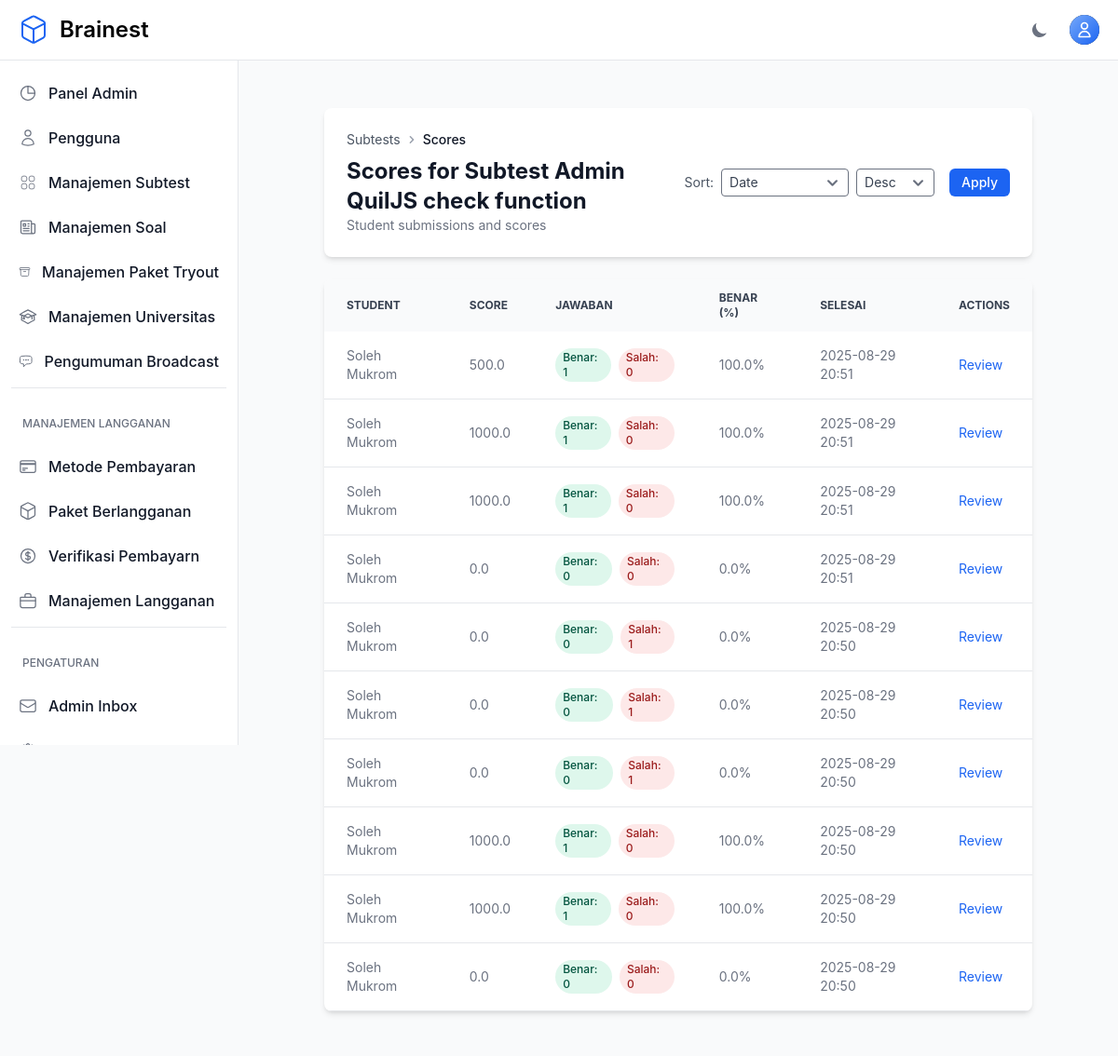
Page /teacher/categories/43/scores/ (signed in) on the committed database.
### otosapp/models.py (models this page shows, shortened)
class Category(models.Model):
    SCORING_METHODS = [
        ('default', 'Default'),
        ('custom', 'Custom'),
        ('utbk', 'UTBK'),
    ]
    category_name = models.CharField(max_length=200)
    time_limit = models.IntegerField(default=60, help_text="Time limit in minutes (default: 60 minutes)")
    scoring_method = models.CharField(max_length=10, choices=SCORING_METHODS, default='default')
    passing_score = models.FloatField(default=75.0, help_text="Minimum score required to pass (0-100)")
    release_date = models.DateTimeField(default=timezone.now, help_text="Tanggal rilis subtest ini")
    created_by = models.ForeignKey(
        User,
        on_delete=models.SET_NULL,
        null=True,
        blank=True,
        related_name='categories_created',
        help_text='Teacher who created this category'
    )
    teachers = models.ManyToManyField(
        User,
        related_name='teaching_categories',
        blank=True,
        help_text='Additional teachers assigned to this category'
    )

class Test(models.Model):
    student = models.ForeignKey(
        User, on_delete=models.CASCADE,
        limit_choices_to={'userprofile__role__role_name': 'Student'},
        related_name="tests"
    )
    score = models.FloatField(default=0, verbose_name="Score")
    date_taken = models.DateTimeField(auto_now_add=True, verbose_name="Date Taken")
    start_time = models.DateTimeField(null=True, blank=True, verbose_name="Test Start Time")
    end_time = models.DateTimeField(null=True, blank=True, verbose_name="Test End Time")
    time_limit = models.IntegerField(default=60, verbose_name="Time Limit (minutes)")
    is_submitted = models.BooleanField(default=False, verbose_name="Is Submitted")
    categories = models.ManyToManyField(Category, related_name="tests", blank=True)
    tryout_package = models.ForeignKey(
        TryoutPackage,
        on_delete=models.CASCADE,
        null=True,
        blank=True,
        help_text="Paket tryout yang digunakan (jika ada)"
    )
    current_question = models.IntegerField(default=1, verbose_name="Current Question Index")

class User(AbstractUser):
    email = models.EmailField(unique=True)
    phone_number = models.CharField(max_length=20, null=True, blank=True, verbose_name='Phone Number')
    USERNAME_FIELD = 'email'
    REQUIRED_FIELDS = ['username']
    role = models.ForeignKey('Role', on_delete=models.SET_NULL, null=True)
    profile_picture = models.ImageField(upload_to='profile_pictures/', null=True, blank=True, storage=get_storage, max_length=500)
    email_verified_at = models.DateTimeField(null=True, blank=True)
    groups = models.ManyToManyField(
        Group,
        related_name="custom_user_set",  # Add a custom related name here
        blank=True,
        help_text="The groups this user belongs to.",
        verbose_name="groups"
    )
    user_permissions = models.ManyToManyField(
        Permission,
        related_name="custom_user_permissions",  # Add a custom related name here
        blank=True,
        help_text="Specific permissions for this user.",
        verbose_name="user permissions"
    )
    def is_admin(self):
        return self.role and self.role.role_name == 'Admin'

### otosapp/views.py (the view, shortened to what this page needs)
# urls.py: path('teacher/categories/<int:category_id>/scores/', views.teacher_view_student_scores, name='teacher_view_student_scores'),
@login_required
@admin_or_teacher_required
def teacher_view_student_scores(request, category_id):
    category = get_object_or_404(Category, id=category_id)
    if not (request.user.is_admin() or category.created_by == request.user or category.teachers.filter(pk=request.user.pk).exists()):
        raise PermissionDenied
    tests_qs = Test.objects.filter(
        categories=category,
        is_submitted=True
    ).select_related('student').distinct()
    tests_qs = tests_qs.annotate(
        correct_count_ann=Count(
            'answers',
            filter=Q(answers__question__category=category) & (
                Q(answers__selected_choice__is_correct=True) |
                Q(answers__question__question_type='essay', answers__text_answer__isnull=False)
            ),
            distinct=True
        ),
        wrong_count_ann=Count(
            'answers',
            filter=Q(answers__question__category=category) & (
                Q(answers__selected_choice__is_correct=False) |
                Q(answers__question__question_type='essay', answers__text_answer__isnull=True)
            ),
            distinct=True
        ),
    )
    sort = request.GET.get('sort', 'date')
    order = request.GET.get('order', 'desc')
    if sort == 'score':
        sort_field = 'score'
    elif sort == 'correct':
        sort_field = 'correct_count_ann'
    else:
        sort_field = 'date_taken'
    if order == 'asc':
        tests_qs = tests_qs.order_by(sort_field)
    else:
        tests_qs = tests_qs.order_by('-' + sort_field)
    paginator = Paginator(tests_qs, 15)
    page = request.GET.get('page')
    try:
        tests_page = paginator.page(page)
    except PageNotAnInteger:
        tests_page = paginator.page(1)
    except EmptyPage:
        tests_page = paginator.page(paginator.num_pages)
    for test in tests_page:
        test.correct_count = getattr(test, 'correct_count_ann', None)
        test.wrong_count = getattr(test, 'wrong_count_ann', None)
        total_answered = (test.correct_count or 0) + (test.wrong_count or 0)
        if total_answered > 0:
            try:
                test.percent_correct = round((test.correct_count / total_answered) * 100, 1)
            except Exception:
                test.percent_correct = 0.0
        else:
            test.percent_correct = 0.0
    return render(request, 'teacher/student_scores.html', {'tests': tests_page, 'category': category})

### otosapp/templates/teacher/student_scores.html (shortened to what this page needs)
{% extends 'base.html' %}
{% block content %}
<section class="bg-gray-50 dark:bg-gray-900 p-3 sm:p-5 antialiased">
  <div class="mx-auto max-w-screen-xl px-4 lg:px-12">
    <div class="bg-white dark:bg-gray-800 relative shadow-md sm:rounded-lg overflow-hidden mb-6">
      <div class="p-6 flex items-center justify-between">
        <div>
          <nav class="text-sm text-gray-500 dark:text-gray-400 mb-2" aria-label="Breadcrumb">
            <ol class="inline-flex items-center space-x-1">
              <li>
                <a href="{% url 'teacher_category_list' %}" class="text-gray-600 hover:text-gray-900 dark:text-gray-300 dark:hover:text-white">Subtests</a>
              </li>
              <li>
                <svg class="w-4 h-4 text-gray-400" fill="currentColor" viewBox="0 0 20 20" aria-hidden="true">
                  <path fill-rule="evenodd" d="M7.293 14.707a1 1 0 010-1.414L10.586 10 7.293 6.707a1 1 0 011.414-1.414l4 4a1 1 0 010 1.414l-4 4a1 1 0 01-1.414 0z" clip-rule="evenodd" />
                </svg>
              </li>
              <li class="font-medium text-gray-900 dark:text-white">Scores</li>
            </ol>
          </nav>
          <h1 class="text-2xl font-bold text-gray-900 dark:text-white">Scores for {{ category.category_name }}</h1>
          <p class="text-sm text-gray-500 dark:text-gray-400">Student submissions and scores</p>
        </div>
        <form method="get" class="flex items-center gap-2">
          <label class="text-sm text-gray-600 dark:text-gray-300">Sort:</label>
          <select name="sort" class="rounded px-2 py-1 text-sm bg-white dark:bg-gray-700 text-gray-700 dark:text-gray-200">
            <option value="date" {% if request.GET.sort == 'date' or not request.GET.sort %}selected{% endif %}>Date</option>
          </select>
          <select name="order" class="rounded px-2 py-1 text-sm bg-white dark:bg-gray-700 text-gray-700 dark:text-gray-200">
            <option value="desc" {% if request.GET.order == 'desc' or not request.GET.order %}selected{% endif %}>Desc</option>
          </select>
          <button type="submit" class="ml-2 inline-flex items-center px-3 py-1.5 border border-transparent text-sm leading-4 font-medium rounded-md text-white bg-blue-600 hover:bg-blue-700">Apply</button>
        </form>
      </div>
    </div>
    <div class="bg-white dark:bg-gray-800 relative shadow-md sm:rounded-lg overflow-hidden">
      <div class="overflow-x-auto">
        <table class="w-full text-sm text-left text-gray-500 dark:text-gray-400">
          <thead class="text-xs text-gray-700 uppercase bg-gray-50 dark:bg-gray-700 dark:text-gray-400">
            <tr>
              <th class="px-6 py-3">Student</th>
              <th class="px-6 py-3">Score</th>
              <th class="px-6 py-3">Jawaban</th>
              <th class="px-6 py-3">Benar (%)</th>
              <th class="px-6 py-3">Selesai</th>
              <th class="px-6 py-3">Actions</th>
            </tr>
          </thead>
          <tbody>
            {% for test in tests %}
            <tr class="border-b dark:border-gray-700 hover:bg-gray-50 dark:hover:bg-gray-700 transition-colors">
              <td class="px-6 py-4">
                {% if test.student.get_full_name %}
                  {{ test.student.get_full_name }}
                {% elif test.student.email %}
                  {{ test.student.email }}
                {% elif test.student.phone_number %}
                  {{ test.student.phone_number }}
                {% else %}
                  -
                {% endif %}
              </td>
              <td class="px-6 py-4">{{ test.score|floatformat:1 }}</td>
              <td class="px-6 py-4">
                <div class="flex gap-2 items-center">
                  <span class="inline-flex items-center px-2 py-0.5 rounded-full text-xs font-medium bg-green-100 text-green-800 dark:bg-green-800 dark:text-green-100">Benar: {{ test.correct_count }}</span>
                  <span class="inline-flex items-center px-2 py-0.5 rounded-full text-xs font-medium bg-red-100 text-red-800 dark:bg-red-800 dark:text-red-100">Salah: {{ test.wrong_count }}</span>
                </div>
              </td>
                <td class="px-6 py-4">{{ test.percent_correct }}%</td>
                <td class="px-6 py-4">{{ test.date_taken|date:"Y-m-d H:i" }}</td>
              <td class="px-6 py-4">
                <a href="{% url 'teacher_test_review' category.id test.id %}" class="text-sm text-blue-600 hover:underline">Review</a>
              </td>
            </tr>
            {% endfor %}
          </tbody>
        </table>
      </div>
    </div>
  </div>
</section>
{% endblock %}

### rows in the picture
Category: category_name "Subtest Admin QuilJS check function"
Test: student.get_full_name "Soleh Mukrom", score "500.0", correct_count "1", wrong_count "0", percent_correct "100.0", date_taken "2025-08-29 20:51"
Test: student.get_full_name "Soleh Mukrom", score "1000.0", correct_count "1", wrong_count "0", percent_correct "100.0", date_taken "2025-08-29 20:51"
Test: student.get_full_name "Soleh Mukrom", score "1000.0", correct_count "1", wrong_count "0", percent_correct "100.0", date_taken "2025-08-29 20:51"
Test: student.get_full_name "Soleh Mukrom", score "0.0", correct_count "0", wrong_count "0", percent_correct "0.0", date_taken "2025-08-29 20:51"
Test: student.get_full_name "Soleh Mukrom", score "0.0", correct_count "0", wrong_count "1", percent_correct "0.0", date_taken "2025-08-29 20:50"
Test: student.get_full_name "Soleh Mukrom", score "0.0", correct_count "0", wrong_count "1", percent_correct "0.0", date_taken "2025-08-29 20:50"
Test: student.get_full_name "Soleh Mukrom", score "0.0", correct_count "0", wrong_count "1", percent_correct "0.0", date_taken "2025-08-29 20:50"
Test: student.get_full_name "Soleh Mukrom", score "1000.0", correct_count "1", wrong_count "0", percent_correct "100.0", date_taken "2025-08-29 20:50"
Test: student.get_full_name "Soleh Mukrom", score "1000.0", correct_count "1", wrong_count "0", percent_correct "100.0", date_taken "2025-08-29 20:50"
Test: student.get_full_name "Soleh Mukrom", score "0.0", correct_count "0", wrong_count "0", percent_correct "0.0", date_taken "2025-08-29 20:50"
